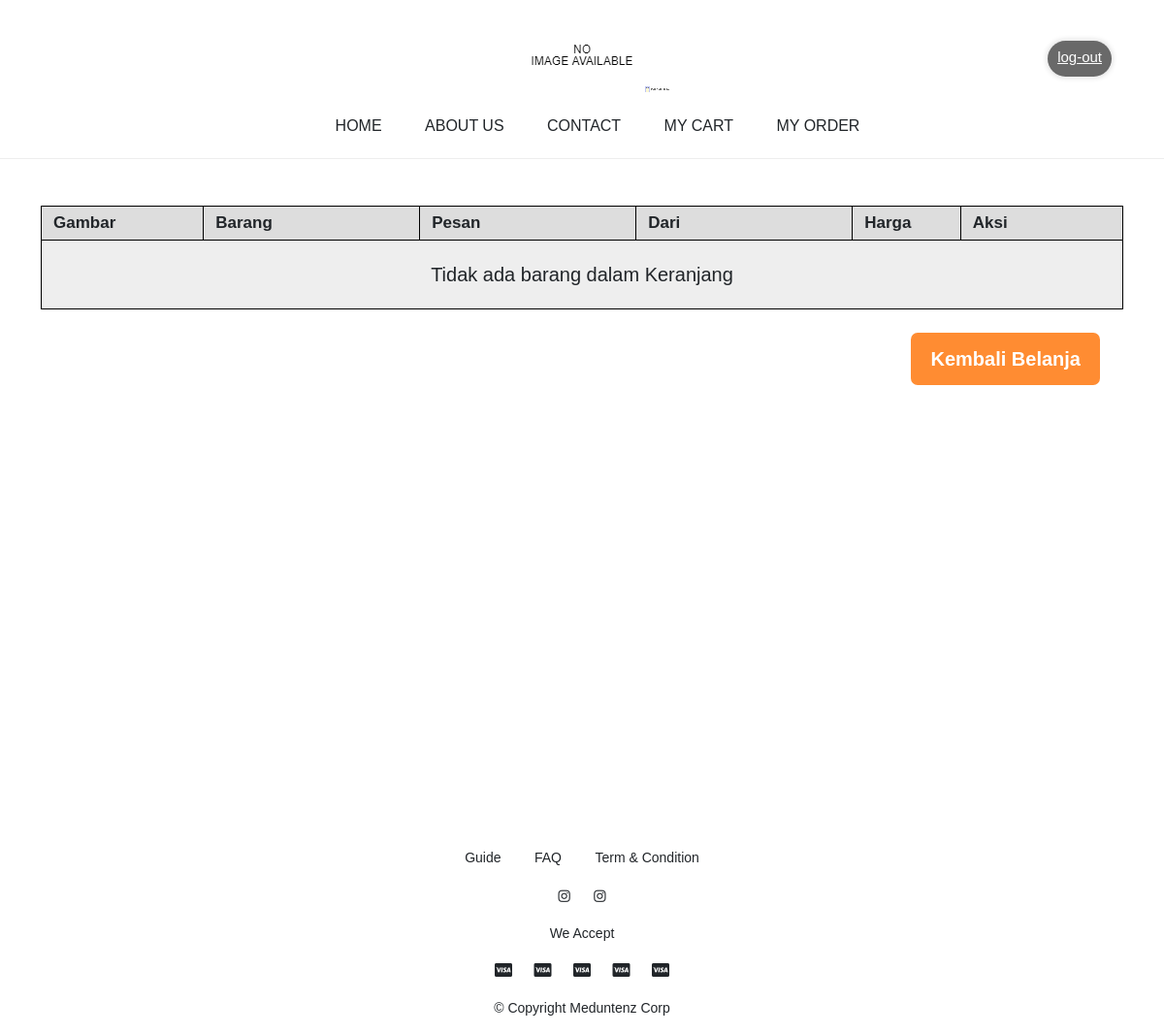
The page /cart.php (signed in) on the database as committed earlier.
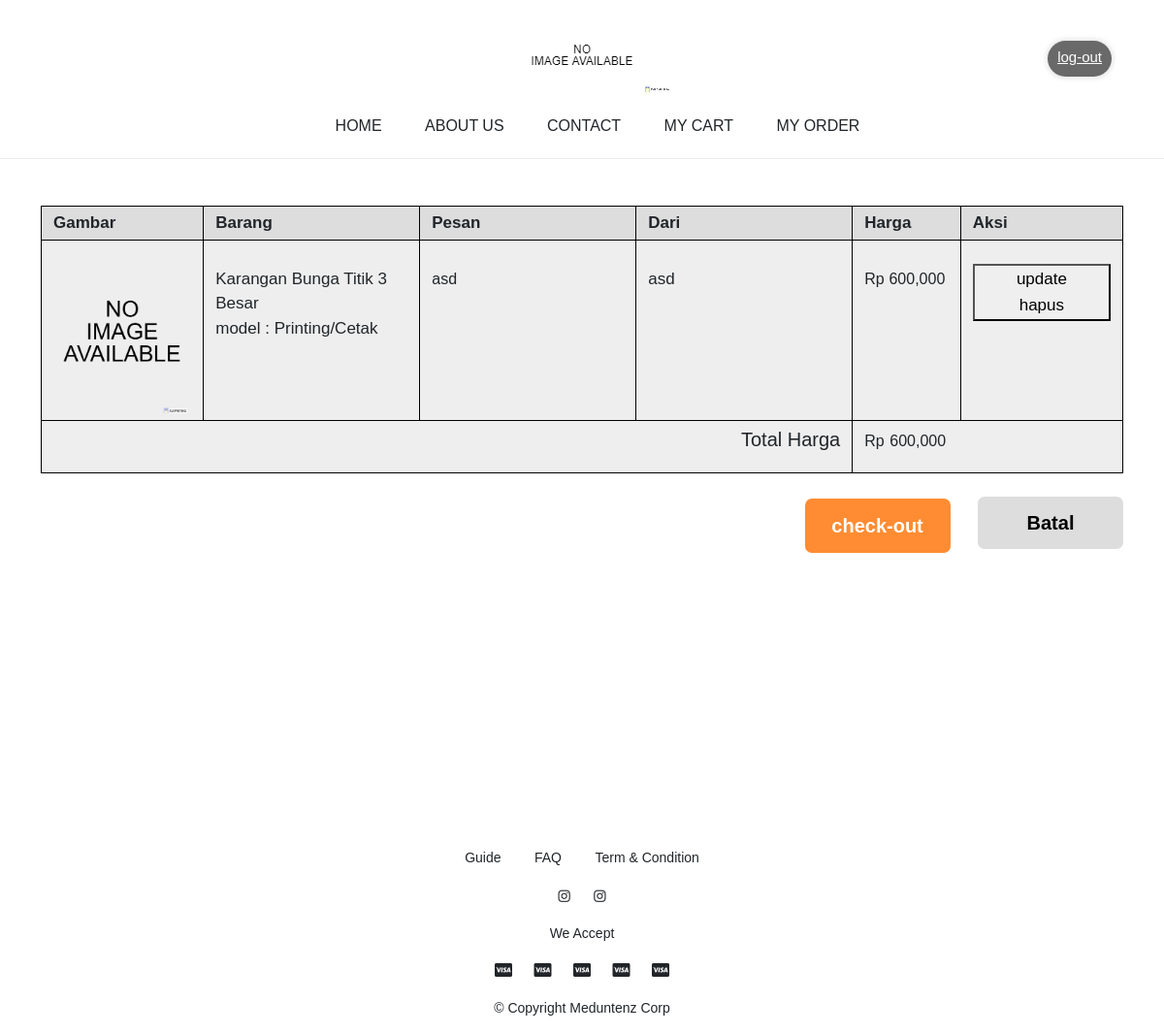
The same page on the database as committed later.
### tables this page shows
CREATE TABLE `detail_cart` (
  `id` int(11) NOT NULL,
  `id_order` varchar(100) NOT NULL,
  `id_produk` int(11) NOT NULL,
  `msg` text NOT NULL,
  `msg_from` text NOT NULL
);

CREATE TABLE `barang` (
  `id_Barang` int(11) NOT NULL,
  `nama` varchar(255) NOT NULL,
  `jenis` varchar(255) NOT NULL,
  `model` varchar(255) DEFAULT NULL,
  `ukuran` varchar(255) DEFAULT NULL,
  `harga` int(11) NOT NULL,
  `gambar` varchar(255) DEFAULT NULL,
  `status` int(11) DEFAULT '1'
);

### PHP/load-cart.php (called while the page is built)
<?php
    require "connection.php";
    if(isset($_SESSION['userLoged'])){
        $iduser = $_SESSION['ID'];
        $sqlCart = mysqli_query($conn, "SELECT * FROM cart WHERE id_user = $iduser");
        $cekCart = mysqli_num_rows($sqlCart);
        $noCart = false;
        if($cekCart > 0){
            $cart = mysqli_fetch_array($sqlCart);
            $orderID = $cart['id_order'];
            $sqlDetailCart = mysqli_query($conn, "SELECT * FROM detail_cart WHERE id_order = '$orderID'");
            while($temp = mysqli_fetch_assoc($sqlDetailCart)){
                $listCart[] = $temp;
                $idbarang = $temp['id_produk'];
                $sqlBarang = mysqli_query($conn, "SELECT * FROM barang WHERE id_Barang = $idbarang");
                $barang[] = mysqli_fetch_assoc($sqlBarang);
            }
        }else{
            $noCart = true;
        }
    }else{
        header('location: index.php');
    }
?>

### cart.php (the view, shortened to what the changed rows need)
<?php
    require "PHP/load-cart.php";
?>
<!DOCTYPE html>
<html lang="en">
<head>
    <link rel="stylesheet" href="Asset/css/style.css" />
    <link href="https://cdn.jsdelivr.net/npm/bootstrap@5.0.2/dist/css/bootstrap.min.css" rel="stylesheet"
 />
    <link href="https://cdn.jsdelivr.net/npm/bootstrap@5.0.2/dist/css/bootstrap.min.css" rel="stylesheet"
>
</head>
<body>
    <div>
        <section class="section-1-cart">
            <div class="container-md mx-auto">
                <table class="w-100 table=cart">
                    <tr class="table-head">
                        <th class="image-container-cart">
                            Gambar
                        </th>
                        <th class="text-area item-container-cart">
                            Barang
                        </th>
                        <th class="text-area printed-msg-container">
                            Pesan
                        </th>
                        <th class="text-area printed-sender-container">
                            Dari
                        </th>
                        <th class="text-area price-container-cart">
                            Harga
                        </th>
                        <th class="action-button-container">
                            Aksi
                        </th>
                    </tr>
                    <?php if($noCart): ?>
                    <tr>
                        <td colspan='6' class="text-center no-cart">
                            Tidak ada barang dalam Keranjang
                        </td>
                    </tr>
                    <?php else: ?>
                    <?php $totalHarga=0;$i=0;foreach ($listCart as $cart):?>
                    <tr>
                        <td class="text-center">
                            <img src="Asset/img/barang/<?= $barang[$i]['gambar'] ?>" class="item-image-home"></img>
                        </td>
                        <td>
                            <?= $barang[$i]['nama'] ?>
                            <?php if($barang[$i]['jenis'] == 'Papan Bunga'): ?>
                            <br>model : <?= $barang[$i]['model'] ?>
                            <?php endif; ?>
                        </td>
                        <td>
                            <p style="white-space:pre-line">
                                <?= $cart['msg'] ?>
                            </p>
                        </td>
                        <td>
                            <?= $cart['msg_from'] ?>
                        </td>
                        <td>
                            <label for="">Rp</label>
                            <p>
                                <?= number_format($barang[$i]['harga']) ?>
                            </p>
                        </td>
                        <td>
                            <div class="rem">
                                <button class="btn-update" data-bs-toggle="modal" data-bs-target="#modalDetailCart"
                                    onclick="fillModalDetailCart('<?=$orderID?>', '<?=$cart['id']?>')">update</button>
                                <a href="PHP/update-cart.php?order=<?=$orderID?>&id=<?=$cart['id']?>&hapus"
                                    onclick="return confirm('Apakah anda yakin menghapus item dari keranjang')">
                                    <button class="btn-hapus">hapus</button>
                                </a>
                            </div>
                        </td>
                    </tr>
                    <?php $totalHarga+=$barang[$i]['harga'];$i++;endforeach; ?>
                    <tr>
                        <td colspan='4' class='total-harga'>
                            <label for="">Total Harga</label>
                        </td>
                        <td colspan='2' class="nominal-total-harga">
                            <label for="">Rp</label>
                            <p>
                                <?= number_format($totalHarga) ?>
                            </p>
                        </td>
                    </tr>
                    <?php endif; ?>
                </table>
                <div class="text-right button-area">
                    <?php if($noCart): ?>
                    <a href="index.php" class="succes-button">
                        Kembali Belanja
                    </a>
                    <?php else: ?>
                    <button type="button" class="btn succes-button" data-bs-toggle="modal"
                        data-bs-target="#modalDeliveryDetail" onclick="resetInputFormCheckout()">
                        check-out
                    </button>
                    <a href="#" class="cancel-button">
                        Batal
                    </a>
                    <?php endif; ?>
                </div>
            </div>
        </section>
    </div>
</body>
</html>

Rows that differ between the two databases and show on the page:
added detail_cart: barang.gambar (picture), msg "asd", msg_from "asd"
now on this page (row unchanged): barang: nama "Karangan Bunga Titik 3 Besar", model "Printing/Cetak", harga "600,000"
Other text that changed with them:
$totalHarga: (not shown) → "600,000"
text no longer shown: "Tidak ada barang dalam Keranjang Kembali Belanja"
text now shown: "Total Harga Rp check-out Batal"
